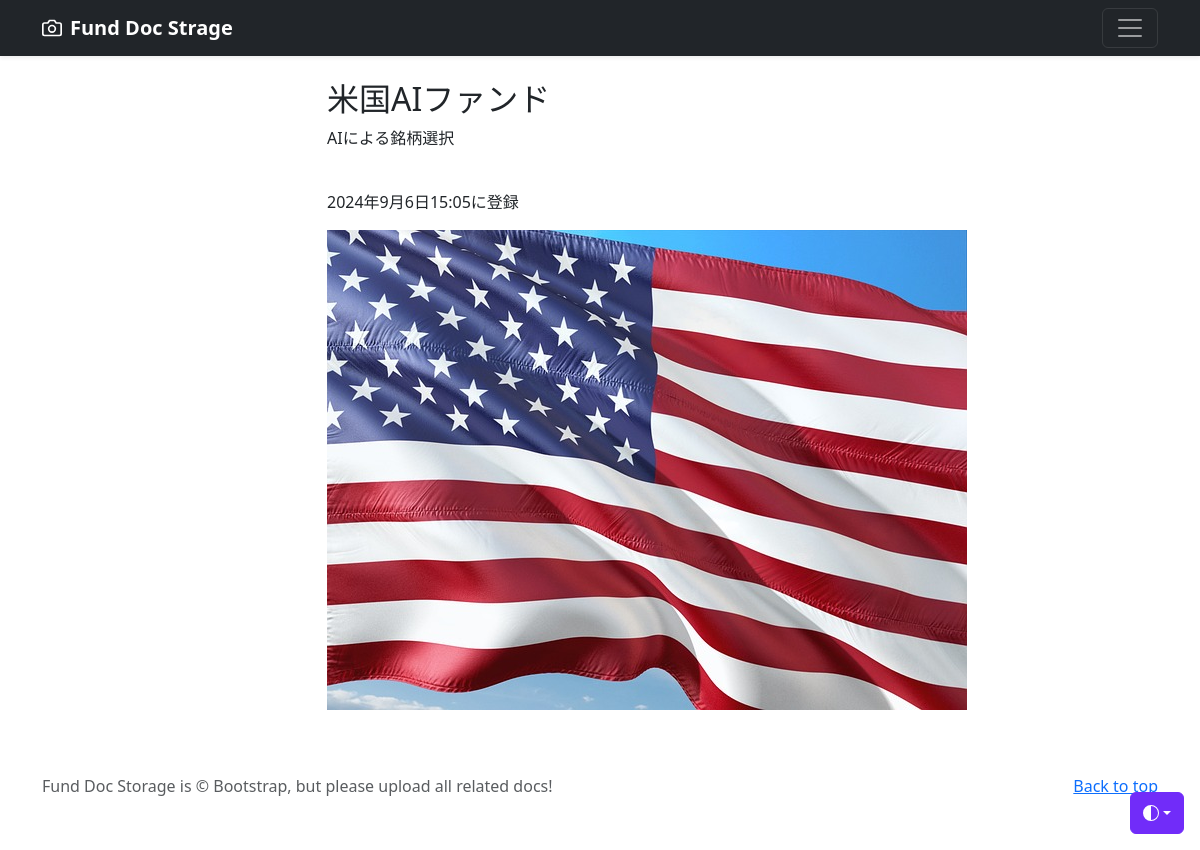
/doc-detail/3 (signed in), run on the app's committed database.
### doc/models.py (models this page shows, shortened)
class PhotoData(models.Model):
    user = models.ForeignKey(
        CustomUser,
        verbose_name='ユーザー',
        on_delete=models.CASCADE
        )
    category = models.ForeignKey(
        Category,
        verbose_name='カテゴリ',
        on_delete=models.PROTECT
        )
    title = models.CharField(
        verbose_name='タイトル', # フィールドのタイトル
        max_length=200        # 最大文字数は200
        )
    comment = models.TextField(
        verbose_name='コメント',  # フィールドのタイトル
        )
    image1 = models.ImageField(
        verbose_name='イメージ1',# フィールドのタイトル
        upload_to = 'photos'   # MEDIA_ROOT以下のphotosにファイルを保存
        )
    image2 = models.ImageField(
        verbose_name='イメージ2',# フィールドのタイトル
        upload_to = 'photos',  # MEDIA_ROOT以下のphotosにファイルを保存
        blank=True,            # フィールド値の設定は必須でない
        null=True              # データベースにnullが保存されることを許容
        )
    posted_at = models.DateTimeField(
        verbose_name='登録日時', # フィールドのタイトル
        auto_now_add=True       # 日時を自動追加
        )

### doc/views.py (the view)
# urls.py: path('doc-detail/<int:pk>', views.DetailView.as_view(), name = 'doc_detail'),
class DetailView(DetailView):
    template_name ='detail.html'
    model = PhotoData

### doc/templates/detail.html (shortened to what this page needs)
{% extends 'base.html' %}
      {% block contents %}
      <br>
      <div class="container">
        <div class="row">
          <div class="col offset-3">
            <h2>{{ object.title }}</h2>
            <p>{{ object.comment }}</p>
            <br>
            <p>{{ object.posted_at }}に登録</p>
            <p><img src="{{ object.image1.url }}"></img></p>
      {% endblock %}

### data on the page
PhotoData: title "米国AIファンド", comment "AIによる銘柄選択", posted_at "2024年9月6日15:05", image1 (picture)
